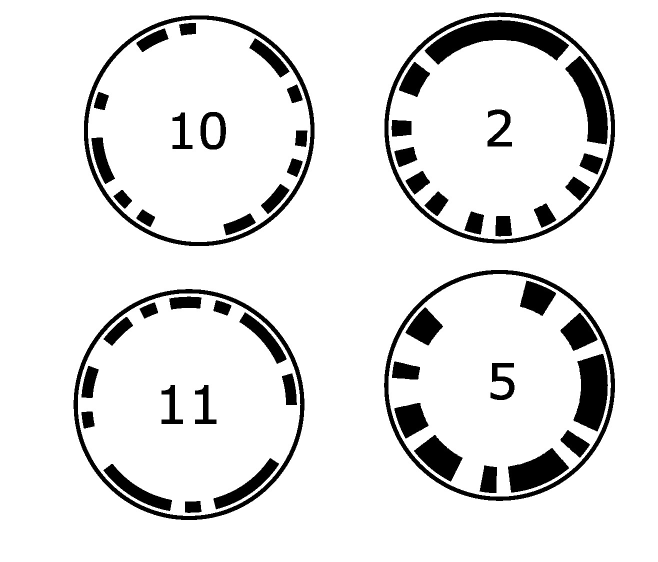
#> input picture src/RunesBig.jpg, 1315 x 1123 px, given in place of the camera (shown at 1/2 size)
$ python decodeV2.py
#> lines starting #> are read from the running program, lines starting #| are printed output that depends on the picture; after the words box and inside, x2 and y2 are one past the last pixel; in counts of white or black regions, pixels touching at a corner belong together
import numpy as np
import math
import cv2 as cv
import matplotlib.pyplot as pt
import sys
import json


WINDOW_TITLE = 'window'


cam = cv.VideoCapture(1, cv.CAP_DSHOW)           # Change index for correct camera

width = int(cam.get(cv.CAP_PROP_FRAME_WIDTH))
height = int(cam.get(cv.CAP_PROP_FRAME_HEIGHT))
print("Camera resolution:", width, "x", height)

cam.set(cv.CAP_PROP_FRAME_WIDTH, 3840)
cam.set(cv.CAP_PROP_FRAME_HEIGHT, 2160)

width = int(cam.get(cv.CAP_PROP_FRAME_WIDTH))
height = int(cam.get(cv.CAP_PROP_FRAME_HEIGHT))
print("Camera resolution:", width, "x", height)


ret, img = cam.read()
#> img is the input picture: shape (1123, 1315, 3); min 0, max 255, mean 228.2
height, width = img.shape[0], img.shape[1]
#> height = 1123; width = 1315


def loadProjectionConfig(filename="camConfig.json"):
    try:
        with open(filename, "r") as file:
            config = json.load(file)
        # Convert lists back to NumPy arrays
        deserializedConfig = {
            key: (np.array(value) if isinstance(value, list) else value)
            for key, value in config.items()
        }
        print(f"Projection configuration loaded from {filename}.")
        return deserializedConfig
    except FileNotFoundError:
        print(f"No projection configuration file found.")
        return None


projectionConfig = loadProjectionConfig();
#> (reads src/camConfig.json from the repository)
#print(projectionConfig)

#img = cv.warpPerspective(img, projectionConfig["projection"], (img.shape[1], img.shape[0]))


dictionary = {
  0:   0b11001110101110001011,
  1:   0b10001010111110001100,
  #2:   0b11111011111111110110,
  3:   0b00111000010001111011,
  4:   0b10011000011001100001,
  5:   0b11011001100000001100,
  6:   0b01011111001001010000,
  7:   0b01000001011101000100,
  8:   0b00011011100001000001,
  9:   0b10011010110001011100,
  10:  0b00101110000101100001,
  11:  0b11011110101101011001,
  12:  0b01110110111000001101,
  13:  0b00100100000001110011,
  14:  0b11010101000011010001,
  15:  0b11011011111011100011,
}


# [15 lines left out: functions clamp, median, not called in this run]

def bitRotate(x):
  msb = x & (1 << 19)
  mask = (1 << 20) - 1
  shift = (x << 1) & mask
  return shift | (0 if msb == 0 else 1)

def bitCount(x):
  count = 0
  for i in range(20):
    if ((x >> i) & 1 == 0):
      count += 1
  return count

def minimumDistance(x, y):
  distance = bitCount(x ^ y)
  for i in range(19):
    x = bitRotate(x)
    distance = min(distance, bitCount(x ^ y))
  return distance

def matchCode(x):
  for code in dictionary:
    dist = minimumDistance(x, dictionary[code])
    #print(f"Checking code: {code}, Distance: {dist}, Threshold: 8")
    #if (minimumDistance(x, dictionary[code]) < 8):
    #if dist < 8:
    if dist < 2:
      print("MATCHED! ", code )
      return code
  #print("NO MATCH!")
  return -1


'''
def decode(hsv, p0, r, n=0):
  tau = 2 * 3.141592
  # hsv = cv.cvtColor(roi, cv.COLOR_BGR2HSV)
  sampleAngles = [ x * tau / 43 for x in range(43) ]
  samplePositions = list(map(lambda a : (round(r * math.cos(tau - a)), round(r * math.sin(tau - a))), sampleAngles))
  #sampleValues = list(map(lambda p : hsv[clamp(int(p0[1])+p[1], 0, hsv.shape[1]), clamp(int(p0[0])+p[0], 0, hsv.shape[0]), 2], samplePositions))  # Tony changed
  sampleValues = list(map(lambda p : hsv[clamp(int(p0[1])+p[1], 0, hsv.shape[0] - 1 ), clamp(int(p0[0])+p[0], 0, hsv.shape[1] - 1), 2], samplePositions))


  minVal = min(sampleValues)
  maxVal = max(sampleValues)
  m = (maxVal - minVal) / 2
  m += minVal
  binary = [ 1 if v > m else 0 for v in sampleValues ]
  binStr = ''.join(str(b) for b in binary)
  code = matchCode(int(binStr, 2))
  if (code == -1 and n < 16):
    # try again at a slightly smaller radius
    return decode(hsv, p0, 0.99*r, n+1)
  else:
    return code
    print(code, binStr, n)
    pt.plot(np.array(sampleAngles), np.array(sampleValues))
    pt.plot(np.array(sampleAngles), np.array([m] * len(sampleValues)))
    pt.plot(np.array(sampleAngles), np.array([ 255 * b for b in binary ]))
    pt.show()
'''

def decode(hsv, p0, r, n=0, max_retries=64):     # was 16
    """
    Decode a binary code from the circular region of an HSV image.

    Parameters:
        hsv (ndarray): HSV image array.
        p0 (tuple): Center point (x, y) of the circular region.
        r (float): Radius of the circular sampling region.
        n (int): Current retry count (default is 0).
        max_retries (int): Maximum number of retries (default is 16).

    Returns:
        int: Decoded value, or -1 if decoding fails.
    """

    tau = 2 * math.pi
    sample_count = 20  # Number of samples around the circle
    sample_angles = [x * tau / sample_count for x in range(sample_count)]

    # Calculate sample positions based on angles
    sample_positions = [
        (int(round(r * math.cos(a))), int(round(r * math.sin(a)))) for a in sample_angles
    ]

    # Sample the V (brightness) channel of the HSV image
    def clamp(value, min_val, max_val):
        """Clamp a value between min_val and max_val."""
        return max(min(value, max_val), min_val)

    sample_values = []
    for pos in sample_positions:

        # Cast to int before performing calculations
        raw_x = int(p0[0]) + int(pos[0])
        raw_y = int(p0[1]) + int(pos[1])


        # Safeguard against overflow/underflow in position calculation
        x = clamp(raw_x, 0, hsv.shape[1] - 1)  # Ensure within image width
        y = clamp(raw_y, 0, hsv.shape[0] - 1)  # Ensure within image height

        sample_values.append(hsv[y, x, 2])  # Sample V channel

    # Determine threshold and binarize values
    min_val, max_val = min(sample_values), max(sample_values)
    #threshold = (max_val + min_val) / 2     #################### OVERFLOW
    threshold = (float(max_val) + float(min_val)) / 2

    binary = [1 if v > threshold else 0 for v in sample_values]

    # Convert binary array to integer code
    binary_str = ''.join(map(str, binary))
    try:
        code = matchCode(int(binary_str, 2))  # Call external matchCode function
    except ValueError:
        code = -1  # Handle invalid binary-to-int conversion

    # Retry if decoding fails and retries are available
    if code == -1 and n < max_retries:
        return decode(hsv, p0, r * 0.99, n + 1, max_retries)


    """
    pt.figure(figsize=(10, 6))
    pt.plot(sample_angles, sample_values, label="Sample Values")
    pt.axhline(y=threshold, color='r', linestyle='--', label="Threshold")
    pt.scatter(sample_angles, [255 * b for b in binary], color='g', label="Binary")
    pt.legend()
    pt.title("Decoding Visualization")
    pt.xlabel("Angle (radians)")
    pt.ylabel("Brightness (V channel)")
    pt.show()
    """
    return code


class HoughParams:
  def __init__(self):
    self.minDist = 27
    self.cannyHigh = 100
    self.threshold = 13
    self.minRadius = 13
    self.maxRadius = 28

params = HoughParams()

def findCircles(img, params, scale=2):
  #print('copying...')
  dup = img[::scale, ::scale]
  drawImg = dup.copy()
  #print('converting...')
  grayImg = cv.cvtColor(dup, cv.COLOR_BGR2GRAY)
  #print('blurring...')
  grayImg = cv.medianBlur(grayImg, 5)      # Try without this
  #print('detecting...')


  circles = cv.HoughCircles(
    grayImg, cv.HOUGH_GRADIENT, 1,
    params.minDist, param1=params.cannyHigh, param2=params.threshold,
    minRadius=params.minRadius, maxRadius=params.maxRadius)
  '''
  circles = cv.HoughCircles(       # trying different parameters    variation of HOUGH_GRADIENT to get better accuracy
    grayImg, cv.HOUGH_GRADIENT_ALT, 1,
    params.minDist, param1=params.cannyHigh, param2=0.5,
    minRadius=params.minRadius, maxRadius=params.maxRadius)
  '''
    # Check if circles are detected
  if circles is None:
    print("No circles detected.")
    #cv.imshow("Gray Image", grayImg)
    #cv.waitKey(0)
    return


  circles = np.uint16(np.around(circles))
  #print('drawing...')
  hsv = cv.cvtColor(dup, cv.COLOR_BGR2HSV)
  for i in circles[0,:]:
    cv.circle(drawImg, (i[0], i[1]), i[2], (0, 0, 255), 2)
    code = decode(hsv, i, i[2])
    cv.putText(drawImg, f"{code}", (i[0], i[1]), cv.FONT_HERSHEY_PLAIN, 1, (0, 0, 0), 4)
    cv.putText(drawImg, f"{code}", (i[0], i[1]), cv.FONT_HERSHEY_PLAIN, 1, (255, 255, 255), 2)
  cv.putText(drawImg, f"min dist: {params.minDist}", (10, 30), cv.FONT_HERSHEY_PLAIN, 1, (0, 255, 0))
  cv.putText(drawImg, f"canny: {params.cannyHigh}", (10, 40), cv.FONT_HERSHEY_PLAIN, 1, (0, 255, 0))
  cv.putText(drawImg, f"threshold: {params.threshold}", (10, 50), cv.FONT_HERSHEY_PLAIN, 1, (0, 255, 0))
  cv.putText(drawImg, f"radius [min]: {params.minRadius}", (10, 60), cv.FONT_HERSHEY_PLAIN, 1, (0, 255, 0))
  cv.putText(drawImg, f"radius [max]: {params.maxRadius}", (10, 70), cv.FONT_HERSHEY_PLAIN, 1, (0, 255, 0))
  #print('showing...')
  cv.imshow('detected circles', drawImg)
  k = cv.waitKey(1)
  if (k > 0):
    k = chr(k)
    match k:
      case 'D':
        params.minDist -= 1
      case 'd':
        params.minDist += 1
      case 'C':
        params.cannyHigh -= 1
      case 'c':
        params.cannyHigh += 1
      case 'T':
        params.threshold -= 1
      case 't':
        params.threshold += 1
      case '{':
        params.minRadius -= 1
      case '[':
        params.minRadius += 1
      case '}':
        params.maxRadius -= 1
      case ']':
        params.maxRadius += 1
      case _:
        return None
    findCircles(img, params, scale)


import timeit
#print(timeit.timeit("findCircles(img)"), globals=locals())
while True:
  ret, img = cam.read()
  img = cv.warpPerspective(img, projectionConfig["projection"], (img.shape[1], img.shape[0]))   ###### TONY ADDED
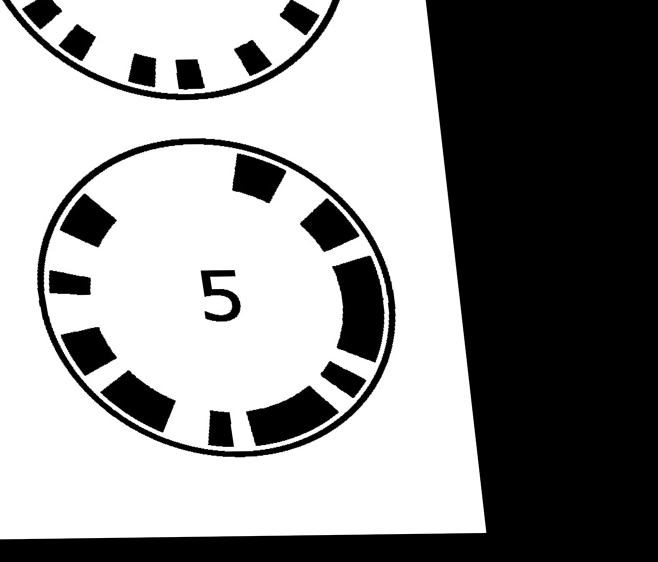
#> img: shape (1123, 1315, 3) (shown at 1/2 size); min 0, max 255, mean 146.4
  findCircles(img, params, 4)
#> in findCircles, `dup = img[::scale, ::scale]`:
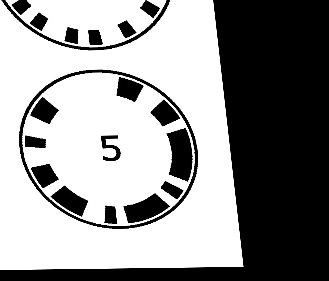
#> dup: shape (281, 329, 3); min 0, max 255, mean 146.7
#> in findCircles, `circles = cv.HoughCircles( grayImg, cv.HOUGH_GRADIENT, 1, params.minDi..`: circles = [[133.5, 7.5, 27.4], [164.5, 120.5, 17.2], [52.5, 165.5, 23]]
#> in findCircles, `circles = np.uint16(np.around(circles))`: circles = [[134, 8, 27], [164, 120, 17], [52, 166, 23]]
#> in findCircles, `hsv = cv.cvtColor(dup, cv.COLOR_BGR2HSV)`: hsv: shape (281, 329, 3); mean H, S, V 0, 0, 146.7
#> the loop in findCircles, `for i in circles[0,:]:` made 3 passes
#> i on pass 1: [134, 8, 27]
#> after the loop in findCircles, `for i in circles[0,:]:`:
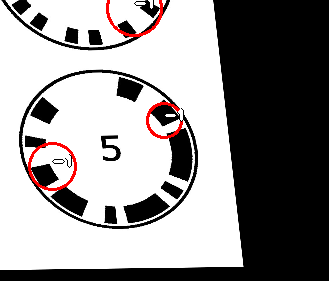
#> drawImg: shape (281, 329, 3); 1.33% of pixels changed, all inside (x1, y1, x2, y2) = (28, 0, 184, 191)
#> in findCircles, `cv.putText(drawImg, f"radius [max]: {params.maxRadius}", (10, 70), cv...`:
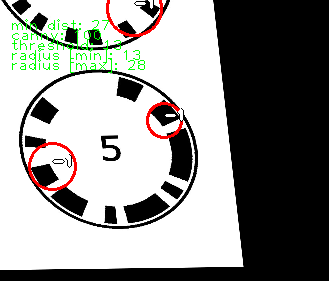
#> drawImg: shape (281, 329, 3); mean B, G, R 142.1, 144.9, 144.9
#> (key Esc is pressed here)
  #findCircles(img, params, 2)   #tony


cam.release()
sys.exit(0)


x = 1500
def setX(v):
  global x
  x = v
y = 500
def setY(v):
  global y
  y = v
r = 500
def setR(v):
  global r
  r = v


# [38 lines left out: function render, not called in this run]


if __name__ == '__main__':
    import timeit
    while 1:
        print(timeit.timeit("render()", globals=locals()))
